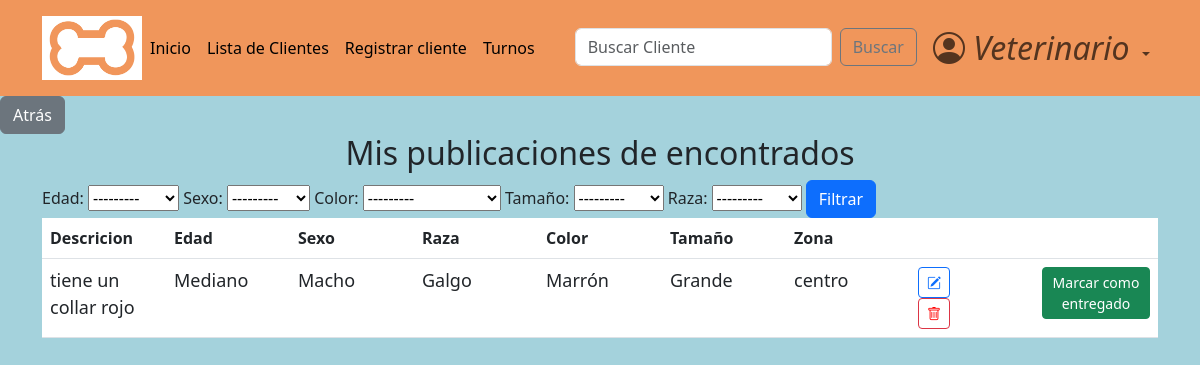
Screenshot of /found/foundposts/own_posts/ (signed in) with the database file from the repository.
### found/models.py (models this page shows)
class FoundPost (models.Model):
    class Age(models.TextChoices):
        cachorro = "Cachorro"
        mediano = "Mediano"
        adulto = "Adulto"
    author = models.ForeignKey(
        CustomUser,
        blank = True,
        on_delete=models.CASCADE,
        null=True,
    )
    image = models.ImageField(
        upload_to= "media/", null = True,
    )
    description = models.TextField(
        max_length=120,
        blank=True,
        null=True,
    )
    age = models.CharField(
        choices=Age.choices,
        max_length=15,
    )
    zone = models.CharField(
        max_length=45,
        help_text= "ingrese la zona en la que lo encontro el perro",
    )
    sex = models.CharField(
        max_length=10,
        choices=Dog.Sex.choices
    )
    breed = models.CharField(
        max_length=20,
        choices=Dog.Breed.choices
    )
    color = models.CharField(
        max_length=20,
        blank=True,
        choices=Dog.Color.choices,
        null=True,
    )
    size = models.CharField(
        max_length=10,
        null=True,
        blank=True,
        choices=Dog.Size.choices
    )
    publication_date = models.DateTimeField(
        blank=True,
        default=now,
    )
    was_delivered = models.BooleanField(
        default= False,
    )

### found/views.py (the view)
# urls.py: path('foundposts/own_posts/', views.client_found_posts_list, name='client_found_posts'),
@login_required
def client_found_posts_list(request):
    client = CustomUser.objects.get(pk=request.user.id)
    client_found_posts = client.foundpost_set.all().order_by('-publication_date', 'was_delivered')
    post_filter = OrderFilter(request.GET, queryset=client_found_posts)
    client_found_posts = post_filter.qs
    context = {
        'posts': client_found_posts,
        'filter': post_filter,
    }
    return render(request, 'client_found_post_list.html', context)

### found/templates/client_found_post_list.html (shortened to what this page needs)
{% extends 'base.html' %}
{% block content %}
<!DOCTYPE html>
<html>
<head>
    <link rel="stylesheet" href="https://cdnjs.cloudflare.com/ajax/libs/font-awesome/4.7.0/css/font-awesome.min.css" />
</head>
<main>
    <a href="{% url 'found_posts' %}" class="btn btn-secondary">Atrás</a>
    <div class="container">
        <div class="row">
            <div class="col-md-12">
                <h2 class="text-center">Mis publicaciones de encontrados</h2>
                <form method="get">
                    {{filter.form}}
                    <button class="btn btn-primary" type="submit">Filtrar</button>
                </form>
                <table class="table table-hover">
                    {% if posts.exists %}
                    <thead>
                        <tr>
                            <th>Descricion</th>
                            <th>Edad</th>
                            <th>Sexo</th>
                            <th>Raza</th>
                            <th>Color</th>
                            <th>Tamaño</th>
                            <th>Zona</th>
                            <th></th>
                            <th></th>
                        </tr>
                    </thead>
                    <tbody>
                        {% for post in posts %}
                        <tr>
                            <td>{{ post.description }}</td>
                            <td>{{ post.age }}</td>
                            <td>{{ post.sex }}</td>
                            <td>{{ post.breed }}</td>
                            <td>{{ post.color }}</td>
                            <td>{{ post.size }}</td>
                            <td>{{ post.zone }}</td>
                            <td>
                                {% if not post.was_delivered %}
                                <a href="{% url 'found_post_modification' post.id %}" class="bi bi-pencil-square btn btn-outline-primary btn-sm"></a>
                                <form method="POST" action="{% url 'delete_found_post' post.id %}">
                                    <button type="submit" class="bi bi-trash red-color btn btn-outline-danger btn-sm show_confirm_delete" data-toggle="tooltip" title='Borrar'></button>
                                </form>
                                {% endif %}
                            </td>
                            <td>
                                {% if post.was_delivered %}
                                <button type="button" class="btn btn-success btn-sm" disabled>Entregado!</button>
                                {% else %}
                                <form method="POST" action="{% url 'mark_as_delivered' post.id %}">
                                    <button type="submit" class="btn btn-success btn-sm show_confirm_delivered" data-toggle="tooltip" title='Marcar como entregado'>Marcar como entregado</button>
                                </form>
                                {% endif %}
                            </td>
                        </tr>
                        {% endfor %}
                    </tbody>
                    {% else %}
                    <p style="text-align:center;">
                        No hay publicaciones para ver
                    </p>
                    {% endif %}
                </table>
            </div>
        </div>
    </div>
</main>
</html>
{% endblock content %}

### pages/static/css/styles.css (style rules this page uses)
html { box-sizing: border-box; font-size: 16px; scroll-behavior: smooth; }
body { margin: 0; padding: 0; overflow-x: hidden; background-color: #a4d2dc; }
a { text-decoration: none; }

### found/templates/client_found_post_list.html (style rules this page uses)
table { border-collapse: collapse; table-layout: fixed; width: 100%; }
table td { width: 100px; word-wrap: break-word; font-size: 18px; }
.red-color { color: red; }

### rows the page displays
FoundPost: description "tiene un collar rojo", age "Mediano", sex "Macho", breed "Galgo", color "Marrón", size "Grande", zone "centro", was_delivered False (drawn)
